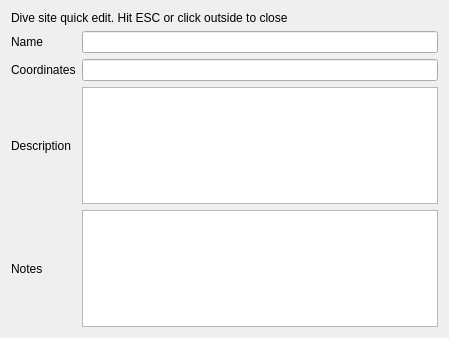
<?xml version="1.0" encoding="UTF-8"?>
<ui version="4.0">
 <class>SimpleDiveSiteEditDialog</class>
 <widget class="QDialog" name="SimpleDiveSiteEditDialog">
  <property name="geometry">
   <rect>
    <x>0</x>
    <y>0</y>
    <width>449</width>
    <height>338</height>
   </rect>
  </property>
  <property name="windowTitle">
   <string>Dialog</string>
  </property>
  <layout class="QGridLayout" name="gridLayout">
   <item row="1" column="0">
    <widget class="QLabel" name="label">
     <property name="text">
      <string>Name</string>
     </property>
    </widget>
   </item>
   <item row="1" column="1">
    <widget class="QLineEdit" name="diveSiteName"/>
   </item>
   <item row="2" column="0">
    <widget class="QLabel" name="label_2">
     <property name="text">
      <string>Coordinates</string>
     </property>
    </widget>
   </item>
   <item row="2" column="1">
    <widget class="QLineEdit" name="diveSiteCoordinates"/>
   </item>
   <item row="3" column="0">
    <widget class="QLabel" name="label_3">
     <property name="text">
      <string>Description</string>
     </property>
    </widget>
   </item>
   <item row="4" column="1">
    <widget class="QPlainTextEdit" name="diveSiteNotes"/>
   </item>
   <item row="3" column="1">
    <widget class="QPlainTextEdit" name="diveSiteDescription"/>
   </item>
   <item row="4" column="0">
    <widget class="QLabel" name="label_4">
     <property name="text">
      <string>Notes</string>
     </property>
    </widget>
   </item>
   <item row="0" column="0" colspan="2">
    <widget class="QLabel" name="label_5">
     <property name="text">
      <string>Dive site quick edit. Hit ESC or click outside to close</string>
     </property>
    </widget>
   </item>
  </layout>
 </widget>
 <resources/>
 <connections/>
</ui>
